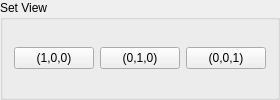
                                       <widget class="QGroupBox" name="CamViewBox">
                                          <property name="enabled">
                                             <bool>true</bool>
                                          </property>
                                          <property name="toolTip">
                                             <string>Setup the view of the camera</string>
                                          </property>
                                          <property name="statusTip">
                                             <string>Setup the view of the camera</string>
                                          </property>
                                          <property name="whatsThis">
                                             <string>Setup the view of the camera</string>
                                          </property>
                                          <property name="title">
                                             <string>Set View</string>
                                          </property>
                                          <layout class="QHBoxLayout" name="CamViewBoxLayout">
                                             <item>
                                                <widget class="QPushButton" name="SetXView">
                                                   <property name="toolTip">
                                                      <string>Set the x direction to be up</string>
                                                   </property>
                                                   <property name="statusTip">
                                                      <string>Set the x direction to be up</string>
                                                   </property>
                                                   <property name="whatsThis">
                                                      <string>Set the x direction to be up</string>
                                                   </property>
                                                   <property name="text">
                                                      <string>(1,0,0)</string>
                                                   </property>
                                                </widget>
                                             </item>
                                             <item>
                                                <widget class="QPushButton" name="SetYView">
                                                   <property name="toolTip">
                                                      <string>Set the y direction to be up</string>
                                                   </property>
                                                   <property name="statusTip">
                                                      <string>Set the y direction to be up</string>
                                                   </property>
                                                   <property name="whatsThis">
                                                      <string>Set the y direction to be up</string>
                                                   </property>
                                                   <property name="text">
                                                      <string>(0,1,0)</string>
                                                   </property>
                                                </widget>
                                             </item>
                                             <item>
                                                <widget class="QPushButton" name="SetZView">
                                                   <property name="toolTip">
                                                      <string>Set the z direction to be up</string>
                                                   </property>
                                                   <property name="statusTip">
                                                      <string>Set the z direction to be up</string>
                                                   </property>
                                                   <property name="whatsThis">
                                                      <string>Set the z direction to be up</string>
                                                   </property>
                                                   <property name="text">
                                                      <string>(0,0,1)</string>
                                                   </property>
                                                </widget>
                                             </item>
                                          </layout>
                                       </widget>
